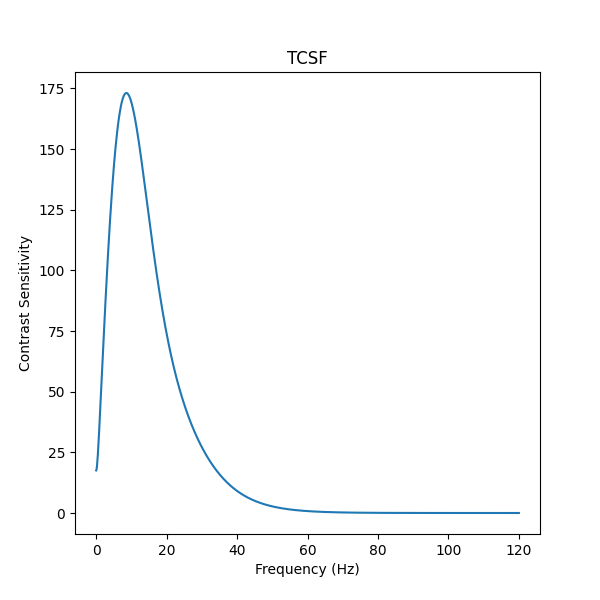

Source code (Python):
import numpy as np
import math
import matplotlib.pyplot as plt

def TCSF(frequency):
    S = np.abs(148.7 * ((1 + 2j * math.pi * frequency * 0.00267) ** (-15) - 0.882 * (
                1 + 2j * math.pi * frequency * 1.834 * 0.00267) ** (-16)))
    return S

if __name__ == "__main__":
    x = np.linspace(0,120,1000)
    y = np.zeros(x.shape)
    for i in range(len(x)):
        y[i] = TCSF(x[i])
    plt.figure(figsize=(6,6))
    plt.plot(x, y)
    plt.title('TCSF')
    plt.xlabel('Frequency (Hz)')
    plt.ylabel('Contrast Sensitivity')
    plt.savefig('TCSF.png')
    plt.close()